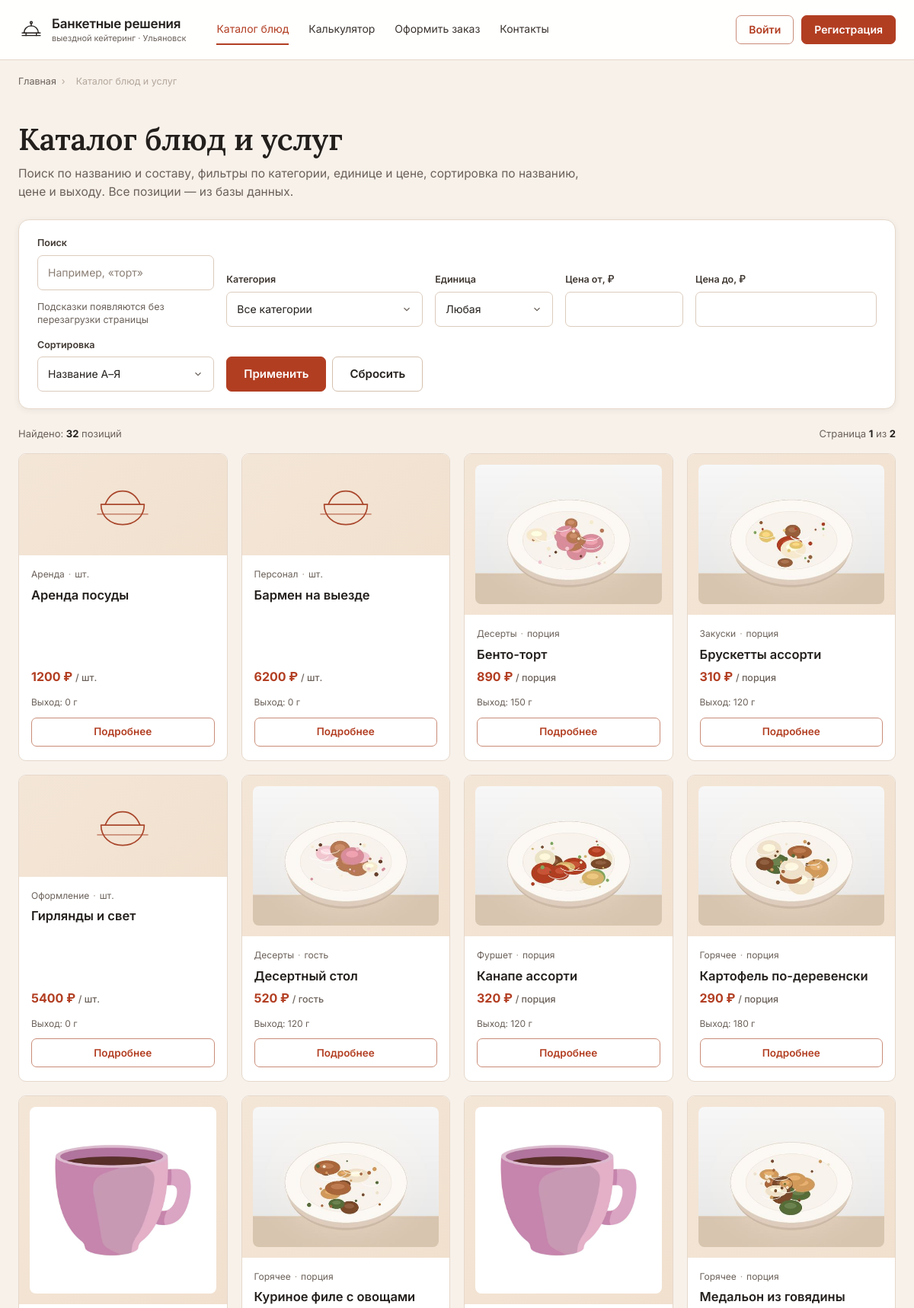
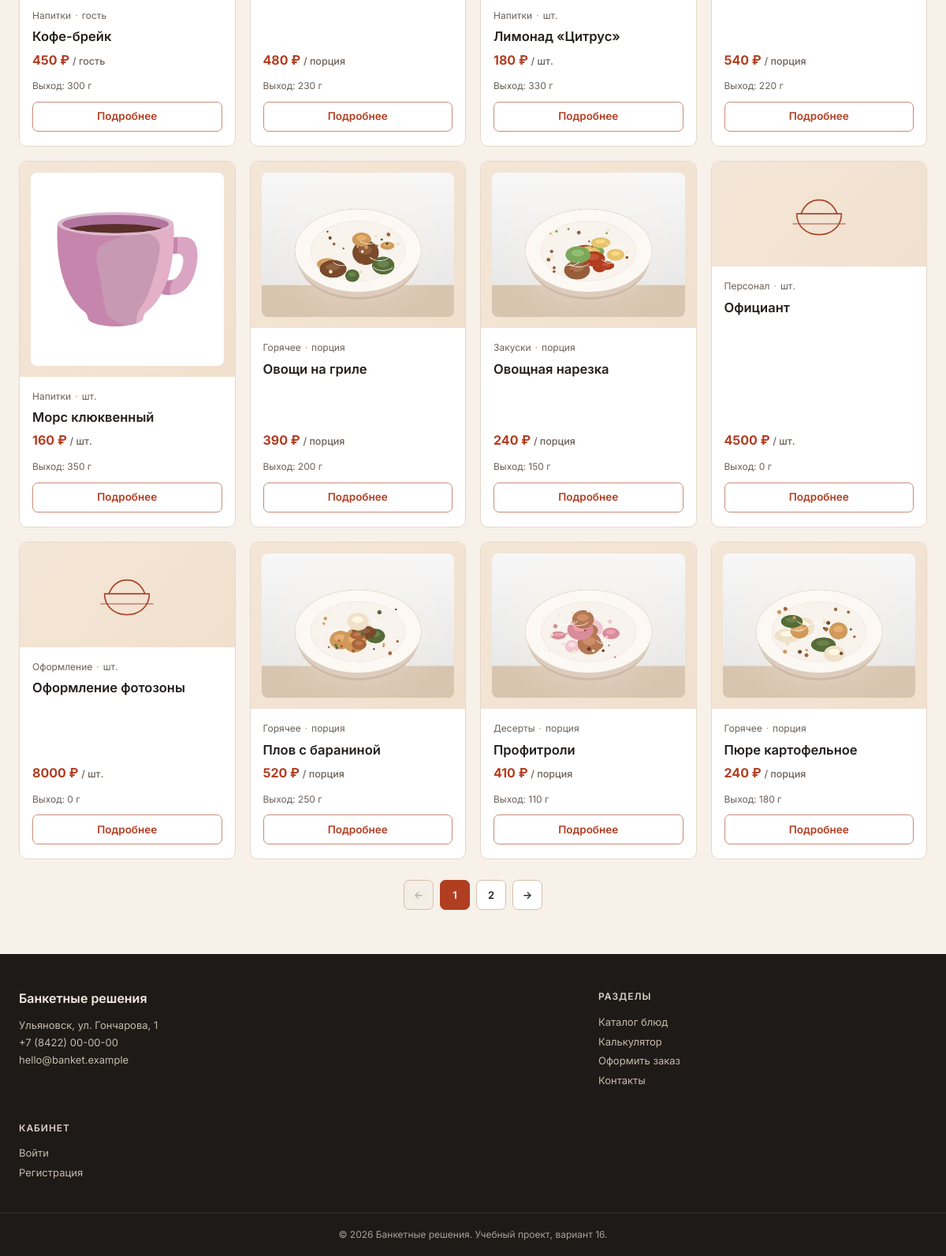
Page /catalog/ on the committed database (2 pictures, top to bottom).
### main/models.py (models this page shows, shortened)
class Dish(models.Model):
    UNIT_PORTION = 'portion'
    UNIT_GUEST = 'guest'
    UNIT_ITEM = 'item'
    UNIT_CHOICES = (
        (UNIT_PORTION, 'порция'),
        (UNIT_GUEST, 'гость'),
        (UNIT_ITEM, 'шт.'),
    )
    category = models.ForeignKey(
        DishCategory, verbose_name='Категория', on_delete=models.PROTECT,
        related_name='dishes',
    )
    name = models.CharField('Название', max_length=120)
    slug = models.SlugField('Слаг', max_length=140, unique=True, blank=True)
    description = models.TextField('Описание', blank=True)
    composition = models.CharField('Состав', max_length=250, blank=True)
    price = models.DecimalField('Цена, ₽', max_digits=10, decimal_places=2)
    unit = models.CharField('Единица', max_length=10, choices=UNIT_CHOICES, default=UNIT_PORTION)
    output_grams = models.PositiveIntegerField('Выход, г', default=0)
    image = models.FileField(
        'Фото', upload_to='dishes/', blank=True,
        validators=[validate_upload_extension, validate_upload_size],
    )
    is_active = models.BooleanField('Доступно', default=True)
    is_popular = models.BooleanField('Популярное', default=False)
    created_at = models.DateTimeField('Создано', auto_now_add=True)
    updated_at = models.DateTimeField('Обновлено', auto_now=True)
    class Meta:
        verbose_name = 'Блюдо'
        verbose_name_plural = 'Блюда'
        ordering = ('category__sort_order', 'name')
        indexes = [models.Index(fields=['is_active', 'category'])]
    def get_absolute_url(self):
        return reverse('main:dish_detail', args=[self.slug])

class DishCategory(models.Model):
    name = models.CharField('Название', max_length=80, unique=True)
    slug = models.SlugField('Слаг', max_length=80, unique=True, blank=True)
    description = models.CharField('Описание', max_length=200, blank=True)
    sort_order = models.PositiveSmallIntegerField('Порядок', default=0)
    class Meta:
        verbose_name = 'Категория блюда'
        verbose_name_plural = 'Категории блюд'
        ordering = ('sort_order', 'name')

### main/views.py (the view)
# urls.py: path('catalog/', views.catalog, name='catalog'),
def catalog(request):
    qs = Dish.objects.filter(is_active=True).select_related('category')
    q = (request.GET.get('q') or '').strip()
    category = (request.GET.get('category') or '').strip()
    unit = (request.GET.get('unit') or '').strip()
    price_from = (request.GET.get('price_from') or '').strip()
    price_to = (request.GET.get('price_to') or '').strip()
    sort = request.GET.get('sort') or 'name'
    if q:
        qs = qs.filter(
            Q(name__icontains=q) | Q(description__icontains=q)
            | Q(composition__icontains=q) | Q(category__name__icontains=q)
        )
    if category:
        qs = qs.filter(category__slug=category)
    if unit:
        qs = qs.filter(unit=unit)
    if price_from.isdigit():
        qs = qs.filter(price__gte=int(price_from))
    if price_to.isdigit():
        qs = qs.filter(price__lte=int(price_to))
    ordering = SORT_OPTIONS.get(sort, SORT_OPTIONS['name'])[1]
    qs = qs.order_by(ordering)
    paginator = Paginator(qs, CATALOG_PER_PAGE)
    page_obj = paginator.get_page(request.GET.get('page'))
    return render(request, 'main/catalog.html', {
        'page_obj': page_obj,
        'total': paginator.count,
        'categories': DishCategory.objects.all(),
        'units': Dish.UNIT_CHOICES,
        'sort_options': SORT_OPTIONS,
        'current': {
            'q': q, 'category': category, 'unit': unit,
            'price_from': price_from, 'price_to': price_to, 'sort': sort,
        },
        'active_filters': sum(bool(x) for x in (q, category, unit, price_from or price_to)),
    })

### templates/main/catalog.html (shortened to what this page needs)
{% extends 'base.html' %}
{% block content %}
<div class="container">
  <nav class="breadcrumbs" aria-label="Хлебные крошки">
    <a href="{% url 'main:index' %}">Главная</a><span>›</span><span aria-current="page">Каталог блюд и услуг</span>
  </nav>
  <div class="page-head">
    <h1>Каталог блюд и услуг</h1>
    <p>Поиск по названию и составу, фильтры по категории, единице и цене, сортировка по названию, цене и выходу. Все позиции — из базы данных.</p>
  </div>
  <section class="panel" aria-labelledby="filters-title">
    <form class="filters" action="{% url 'main:catalog' %}" method="get">
      <div class="field search-field">
        <label for="q">Поиск</label>
        <div class="search-box">
          <input class="input" id="q" name="q" type="search" value="{{ current.q }}" placeholder="Например, «торт»" autocomplete="off" aria-describedby="search-hint">
        </div>
        <span class="field-hint" id="search-hint">Подсказки появляются без перезагрузки страницы</span>
      </div>
      <div class="field">
        <label for="category">Категория</label>
        <select class="select" id="category" name="category">
          <option value="">Все категории</option>
        </select>
      </div>
      <div class="field">
        <label for="unit">Единица</label>
        <select class="select" id="unit" name="unit">
          <option value="">Любая</option>
        </select>
      </div>
      <div class="field">
        <label for="price_from">Цена от, ₽</label>
        <input class="input" id="price_from" name="price_from" type="number" min="0" step="10" value="{{ current.price_from }}" inputmode="numeric">
      </div>
      <div class="field">
        <label for="price_to">Цена до, ₽</label>
        <input class="input" id="price_to" name="price_to" type="number" min="0" step="10" value="{{ current.price_to }}" inputmode="numeric">
      </div>
      <div class="field">
        <label for="sort">Сортировка</label>
        <select class="select" id="sort" name="sort">
          {% for value, option in sort_options.items %}
            <option value="{{ value }}"{% if current.sort == value %} selected{% endif %}>{{ option.0 }}</option>
          {% endfor %}
        </select>
      </div>
      <div class="filter-actions">
        <button class="btn btn-primary" type="submit">Применить</button>
        <a class="btn btn-ghost" href="{% url 'main:catalog' %}">Сбросить</a>
      </div>
    </form>
  </section>
  <div class="catalog-bar">
    <span>Найдено: <b>{{ total }}</b> позиций{% if active_filters %} · активных фильтров: <b>{{ active_filters }}</b>{% endif %}</span>
    <span>Страница <b>{{ page_obj.number }}</b> из <b>{{ page_obj.paginator.num_pages }}</b></span>
  </div>
  <div class="dish-grid">
    {% for dish in page_obj %}
      {% include 'main/includes/dish_card.html' %}
    {% empty %}
      <div class="empty-state">
        <h2>Ничего не найдено</h2>
        <p>Попробуйте изменить запрос или сбросить фильтры.</p>
        <a class="btn btn-outline" href="{% url 'main:catalog' %}">Сбросить фильтры</a>
      </div>
    {% endfor %}
  </div>
  {% if page_obj.paginator.num_pages > 1 %}
    <nav class="pagination" aria-label="Страницы каталога">
      {% if page_obj.has_previous %}
        <a class="page-link" href="{% querystring page=page_obj.previous_page_number %}" rel="prev">←</a>
      {% else %}
        <span class="page-link is-disabled">←</span>
      {% endif %}
      {% for num in page_obj.paginator.page_range %}
        {% if num == page_obj.number %}
          <span class="page-link active" aria-current="page">{{ num }}</span>
        {% elif num > page_obj.number|add:'-3' and num < page_obj.number|add:'3' %}
          <a class="page-link" href="{% querystring page=num %}">{{ num }}</a>
        {% endif %}
      {% endfor %}
      {% if page_obj.has_next %}
        <a class="page-link" href="{% querystring page=page_obj.next_page_number %}" rel="next">→</a>
      {% else %}
        <span class="page-link is-disabled">→</span>
      {% endif %}
    </nav>
  {% endif %}
</div>
{% endblock %}

### templates/main/includes/dish_card.html
<article class="dish-card">
  <div class="dish-art">
    {% if dish.image %}
      <img class="dish-img" src="{{ dish.image.url }}" alt="{{ dish.name }}" width="480" height="360" loading="lazy" decoding="async">
    {% else %}
      <svg viewBox="0 0 96 96" fill="none" stroke="currentColor" stroke-width="1.8" stroke-linecap="round" stroke-linejoin="round" aria-hidden="true"><path d="M17 47h62c0 17-13 29-31 29S17 64 17 47Z"/><path d="M23 47c5-12 14-19 25-19s20 7 25 19"/><path d="M12 61h72" opacity=".55"/></svg>
    {% endif %}
  </div>
  <div class="dish-body">
    <div class="dish-meta">{{ dish.category.name }}<span>·</span>{{ dish.get_unit_display }}</div>
    <h3><a href="{{ dish.get_absolute_url }}">{{ dish.name }}</a></h3>
    <div class="dish-price">{{ dish.price|floatformat:0 }} ₽ <small>/ {{ dish.get_unit_display }}</small></div>
    <div class="dish-note">Выход: {{ dish.output_grams }} г</div>
    <a class="btn btn-outline btn-block" href="{{ dish.get_absolute_url }}">Подробнее</a>
  </div>
</article>

### rows in the picture
Dish: category.name "Аренда", unit "шт.", name "Аренда посуды", price "1200", output_grams "0"
Dish: category.name "Персонал", unit "шт.", name "Бармен на выезде", price "6200", output_grams "0"
Dish: image (picture), category.name "Десерты", unit "порция", name "Бенто-торт", price "890", output_grams "150"
Dish: image (picture), category.name "Закуски", unit "порция", name "Брускетты ассорти", price "310", output_grams "120"
Dish: category.name "Оформление", unit "шт.", name "Гирлянды и свет", price "5400", output_grams "0"
Dish: image (picture), category.name "Десерты", unit "гость", name "Десертный стол", price "520", output_grams "120"
Dish: image (picture), category.name "Фуршет", unit "порция", name "Канапе ассорти", price "320", output_grams "120"
Dish: image (picture), category.name "Горячее", unit "порция", name "Картофель по-деревенски", price "290", output_grams "180"
Dish: image (picture), category.name "Напитки", unit "гость", name "Кофе-брейк", price "450", output_grams "300"
Dish: image (picture), category.name "Горячее", unit "порция", name "Куриное филе с овощами", price "480", output_grams "230"
Dish: image (picture), category.name "Напитки", unit "шт.", name "Лимонад «Цитрус»", price "180", output_grams "330"
Dish: image (picture), category.name "Горячее", unit "порция", name "Медальон из говядины", price "540", output_grams "220"
Dish: image (picture), category.name "Напитки", unit "шт.", name "Морс клюквенный", price "160", output_grams "350"
Dish: image (picture), category.name "Горячее", unit "порция", name "Овощи на гриле", price "390", output_grams "200"
Dish: image (picture), category.name "Закуски", unit "порция", name "Овощная нарезка", price "240", output_grams "150"
Dish: category.name "Персонал", unit "шт.", name "Официант", price "4500", output_grams "0"
Dish: category.name "Оформление", unit "шт.", name "Оформление фотозоны", price "8000", output_grams "0"
Dish: image (picture), category.name "Горячее", unit "порция", name "Плов с бараниной", price "520", output_grams "250"
Dish: image (picture), category.name "Десерты", unit "порция", name "Профитроли", price "410", output_grams "110"
Dish: image (picture), category.name "Горячее", unit "порция", name "Пюре картофельное", price "240", output_grams "180"

### other values in the picture
{{ total }} "32"
{{ page_obj.number }} "1"
{{ page_obj.paginator.num_pages }} "2"
{{ num }} "1"
{{ num }} "2"
form field sort "Название А–Я"
